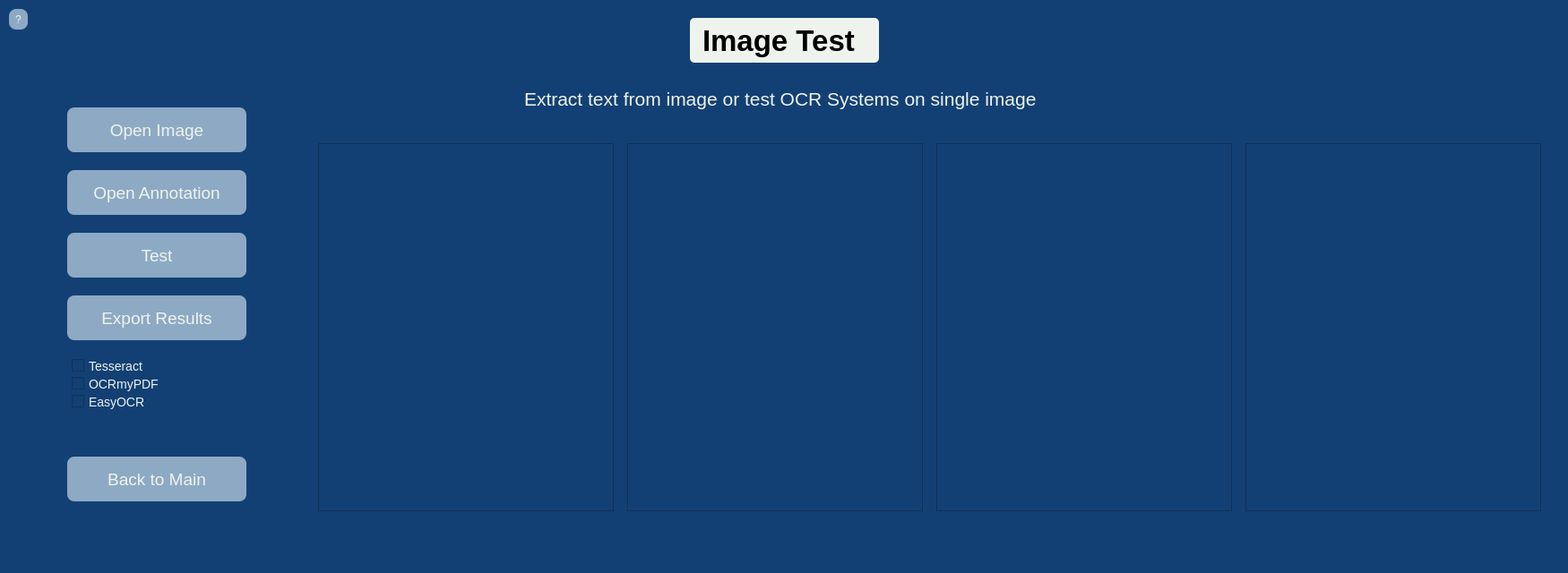
<?xml version="1.0" encoding="UTF-8"?>
<ui version="4.0">
 <class>MainWindow</class>
 <widget class="QMainWindow" name="MainWindow">
  <property name="geometry">
   <rect>
    <x>0</x>
    <y>0</y>
    <width>1750</width>
    <height>640</height>
   </rect>
  </property>
  <property name="minimumSize">
   <size>
    <width>1750</width>
    <height>640</height>
   </size>
  </property>
  <property name="windowTitle">
   <string>OCR_App</string>
  </property>
  <property name="styleSheet">
   <string notr="true">background-color: #134074;</string>
  </property>
  <widget class="QWidget" name="centralwidget">
   <widget class="QLabel" name="label">
    <property name="geometry">
     <rect>
      <x>770</x>
      <y>20</y>
      <width>211</width>
      <height>50</height>
     </rect>
    </property>
    <property name="font">
     <font>
      <pointsize>25</pointsize>
      <weight>75</weight>
      <bold>true</bold>
     </font>
    </property>
    <property name="styleSheet">
     <string notr="true">color: black; background-color: #eef4ed; padding: 5px; border-radius: 5px; text-align: center;</string>
    </property>
    <property name="text">
     <string>Image Test</string>
    </property>
   </widget>
   <widget class="QPushButton" name="open_img_btn">
    <property name="geometry">
     <rect>
      <x>75</x>
      <y>120</y>
      <width>200</width>
      <height>50</height>
     </rect>
    </property>
    <property name="font">
     <font>
      <pointsize>14</pointsize>
     </font>
    </property>
    <property name="styleSheet">
     <string notr="true">background-color: #8da9c4; color: #eef4ed; border-radius: 8px;</string>
    </property>
    <property name="text">
     <string>Open Image</string>
    </property>
   </widget>
   <widget class="QPushButton" name="test_btn">
    <property name="geometry">
     <rect>
      <x>75</x>
      <y>260</y>
      <width>200</width>
      <height>50</height>
     </rect>
    </property>
    <property name="font">
     <font>
      <pointsize>14</pointsize>
     </font>
    </property>
    <property name="styleSheet">
     <string notr="true">background-color: #8da9c4; color: #eef4ed; border-radius: 8px;</string>
    </property>
    <property name="text">
     <string>Test</string>
    </property>
   </widget>
   <widget class="QPushButton" name="back_btn">
    <property name="geometry">
     <rect>
      <x>75</x>
      <y>510</y>
      <width>200</width>
      <height>50</height>
     </rect>
    </property>
    <property name="font">
     <font>
      <pointsize>14</pointsize>
     </font>
    </property>
    <property name="styleSheet">
     <string notr="true">background-color: #8da9c4; color: #eef4ed; border-radius: 8px;</string>
    </property>
    <property name="text">
     <string>Back to Main</string>
    </property>
   </widget>
   <widget class="ZoomableGraphicsView" name="image_view">
    <property name="geometry">
     <rect>
      <x>355</x>
      <y>160</y>
      <width>330</width>
      <height>411</height>
     </rect>
    </property>
   </widget>
   <widget class="QGraphicsView" name="annotation_view">
    <property name="geometry">
     <rect>
      <x>700</x>
      <y>160</y>
      <width>330</width>
      <height>411</height>
     </rect>
    </property>
   </widget>
   <widget class="QGraphicsView" name="results_view">
    <property name="geometry">
     <rect>
      <x>1045</x>
      <y>160</y>
      <width>330</width>
      <height>411</height>
     </rect>
    </property>
   </widget>
   <widget class="QGraphicsView" name="stats_view">
    <property name="geometry">
     <rect>
      <x>1390</x>
      <y>160</y>
      <width>330</width>
      <height>411</height>
     </rect>
    </property>
   </widget>
   <widget class="QPushButton" name="upload_ann_btn">
    <property name="geometry">
     <rect>
      <x>75</x>
      <y>190</y>
      <width>200</width>
      <height>50</height>
     </rect>
    </property>
    <property name="font">
     <font>
      <pointsize>14</pointsize>
     </font>
    </property>
    <property name="styleSheet">
     <string notr="true">background-color: #8da9c4; color: #eef4ed; border-radius: 8px;</string>
    </property>
    <property name="text">
     <string>Open Annotation</string>
    </property>
   </widget>
   <widget class="QLabel" name="description1">
    <property name="geometry">
     <rect>
      <x>585</x>
      <y>90</y>
      <width>581</width>
      <height>41</height>
     </rect>
    </property>
    <property name="font">
     <font>
      <pointsize>16</pointsize>
      <weight>50</weight>
      <bold>false</bold>
     </font>
    </property>
    <property name="styleSheet">
     <string notr="true">color: #eef4ed;</string>
    </property>
    <property name="text">
     <string>Extract text from image or test OCR Systems on single image</string>
    </property>
   </widget>
   <widget class="QPushButton" name="export_results_btn">
    <property name="geometry">
     <rect>
      <x>75</x>
      <y>330</y>
      <width>200</width>
      <height>50</height>
     </rect>
    </property>
    <property name="font">
     <font>
      <pointsize>14</pointsize>
     </font>
    </property>
    <property name="styleSheet">
     <string notr="true">background-color: #8da9c4; color: #eef4ed; border-radius: 8px;</string>
    </property>
    <property name="text">
     <string>Export Results</string>
    </property>
   </widget>
   <widget class="QCheckBox" name="tesseract_btn">
    <property name="geometry">
     <rect>
      <x>80</x>
      <y>400</y>
      <width>131</width>
      <height>17</height>
     </rect>
    </property>
    <property name="styleSheet">
     <string notr="true">color: #eef4ed; font-size: 14px;</string>
    </property>
    <property name="text">
     <string>Tesseract</string>
    </property>
   </widget>
   <widget class="QCheckBox" name="ocrmypdf_btn">
    <property name="geometry">
     <rect>
      <x>80</x>
      <y>420</y>
      <width>131</width>
      <height>17</height>
     </rect>
    </property>
    <property name="styleSheet">
     <string notr="true">color: #eef4ed; font-size: 14px;</string>
    </property>
    <property name="text">
     <string>OCRmyPDF</string>
    </property>
   </widget>
   <widget class="QCheckBox" name="easyocr_btn">
    <property name="geometry">
     <rect>
      <x>80</x>
      <y>440</y>
      <width>131</width>
      <height>17</height>
     </rect>
    </property>
    <property name="styleSheet">
     <string notr="true">color: #eef4ed; font-size: 14px;</string>
    </property>
    <property name="text">
     <string>EasyOCR</string>
    </property>
   </widget>
   <widget class="QPushButton" name="menuHelp">
    <property name="geometry">
     <rect>
      <x>10</x>
      <y>10</y>
      <width>21</width>
      <height>23</height>
     </rect>
    </property>
    <property name="styleSheet">
     <string notr="true">background-color: #8da9c4; color: #eef4ed; border-radius: 8px;</string>
    </property>
    <property name="text">
     <string>?</string>
    </property>
   </widget>
  </widget>
  <widget class="QMenuBar" name="menubar">
   <property name="geometry">
    <rect>
     <x>0</x>
     <y>0</y>
     <width>1750</width>
     <height>21</height>
    </rect>
   </property>
  </widget>
  <widget class="QStatusBar" name="statusbar"/>
 </widget>
 <customwidgets>
  <customwidget>
   <class>ZoomableGraphicsView</class>
   <extends>QGraphicsView</extends>
   <header>ZoomableGraphicsView.h</header>
  </customwidget>
 </customwidgets>
 <resources/>
 <connections/>
</ui>
